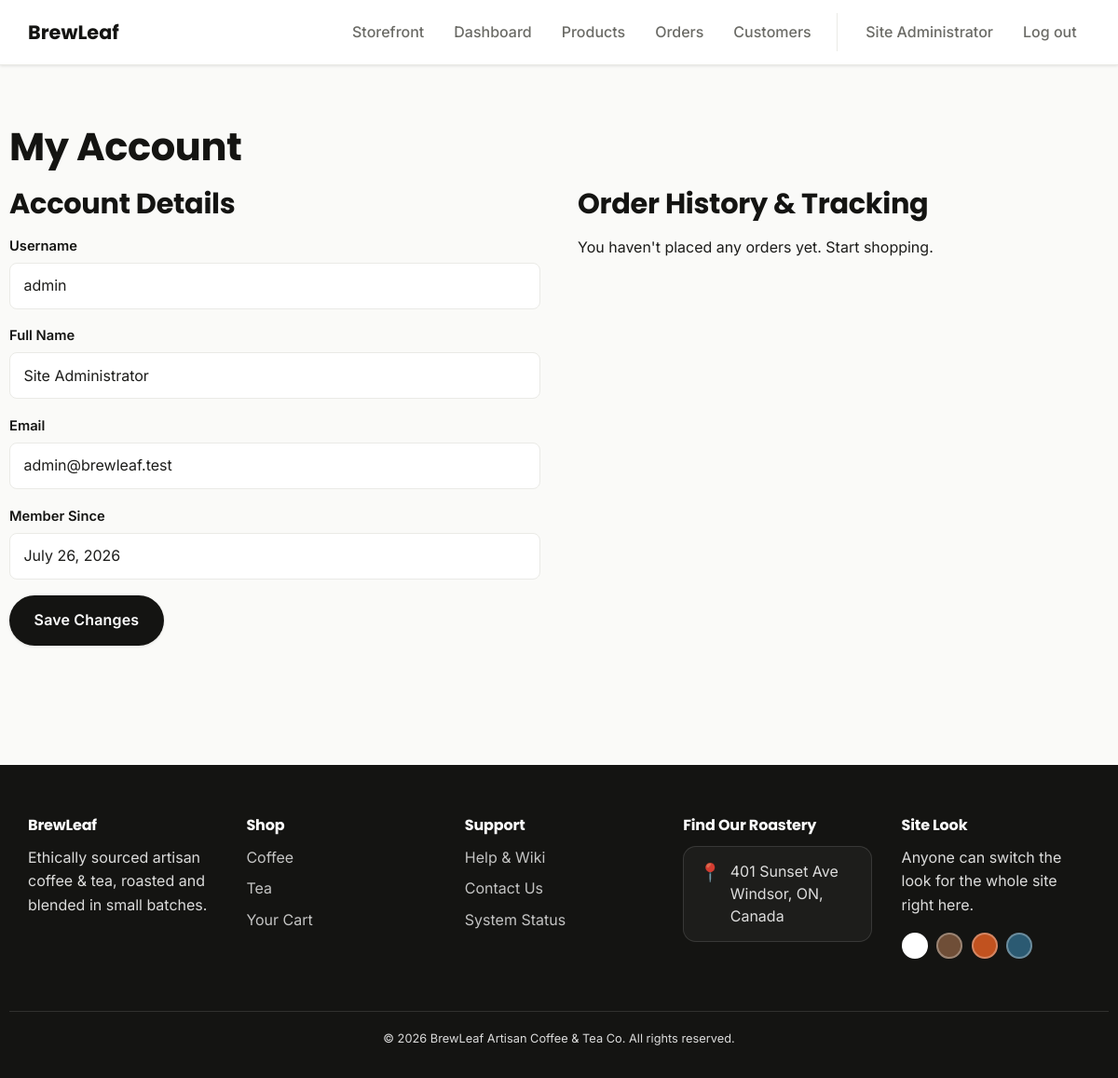
The app's page /profile.php (signed in) with its own data.
### tables this page shows
CREATE TABLE users (
    id              INT UNSIGNED AUTO_INCREMENT PRIMARY KEY,
    username        VARCHAR(50)  NOT NULL UNIQUE,
    email           VARCHAR(120) NOT NULL UNIQUE,
    password_hash   VARCHAR(255) NOT NULL,
    full_name       VARCHAR(120) NOT NULL,
    role            ENUM('customer','admin') NOT NULL DEFAULT 'customer',
    status          ENUM('active','disabled') NOT NULL DEFAULT 'active',
    created_at      TIMESTAMP NOT NULL DEFAULT CURRENT_TIMESTAMP
);

CREATE TABLE site_settings (
    setting_key     VARCHAR(60) PRIMARY KEY,
    setting_value   VARCHAR(255) NOT NULL
);

### includes/functions.php (called while the page is built, shortened)
<?php
function h(?string $value): string
{
    return htmlspecialchars($value ?? '', ENT_QUOTES, 'UTF-8');
}

### profile.php (the view, shortened to what this page needs)
<?php
require_once __DIR__ . '/config/db.php';
require_once __DIR__ . '/includes/functions.php';
$userId = (int) $_SESSION['user_id'];
$userStmt = $conn->prepare('SELECT username, email, full_name, created_at FROM users WHERE id = ?');
$userStmt->bind_param('i', $userId);
$userStmt->execute();
$user = $userStmt->get_result()->fetch_assoc();
$ordersStmt = $conn->prepare('SELECT id, status, total, created_at FROM orders WHERE user_id = ? ORDER BY created_at DESC');
$ordersStmt->bind_param('i', $userId);
$ordersStmt->execute();
$orders = $ordersStmt->get_result();
require_once __DIR__ . '/includes/header.php';
?>
<section class="section container">
  <h1>My Account</h1>
  <div class="product-detail">
    <div>
      <h2>Account Details</h2>
      <form method="post" action="profile.php" data-validate>
        <div class="form-row">
          <label>Username</label>
          <input type="text" value="<?= h($user['username']) ?>" disabled>
        </div>
        <div class="form-row">
          <label for="full_name">Full Name</label>
          <input type="text" id="full_name" name="full_name" value="<?= h($user['full_name']) ?>" required>
        </div>
        <div class="form-row">
          <label for="email">Email</label>
          <input type="email" id="email" name="email" value="<?= h($user['email']) ?>" required>
        </div>
        <div class="form-row">
          <label>Member Since</label>
          <input type="text" value="<?= h(date('F j, Y', strtotime($user['created_at']))) ?>" disabled>
        </div>
        <button type="submit" name="update_profile" value="1" class="btn">Save Changes</button>
      </form>
    </div>
    <div>
      <h2>Order History &amp; Tracking</h2>
      <?php if ($orders->num_rows === 0): ?>
        <p>You haven't placed any orders yet. <a href="products.php">Start shopping</a>.</p>
      <?php endif; ?>
    </div>
  </div>
</section>
<?php $ordersStmt->close(); require_once __DIR__ . '/includes/footer.php'; ?>

### assets/css/variables.css (style rules this page uses)
:root { --color-bg: #faf7f2; --color-surface: #ffffff; --color-text: #2b2320; --color-text-muted: #6b5f57; --color-primary: #6f4e37; --color-primary-dark: #4a3225; --color-accent: #c98a3b; --color-accent-dark: #966732; --color-border: #e7ddd2; --color-success: #3a7a4e; --color-success-bg: #e6f4ea; --color-success-border: #bfe3c9; --color-danger: #b3402a; --color-danger-bg: #fbe9e5; --color-danger-border: #f0c3b8; --font-heading: 'Poppins', 'Segoe UI', sans-serif; --font-body: 'Inter', 'Segoe UI', sans-serif; --radius-sm: 8px; --radius: 14px; --radius-lg: 22px; --shadow-sm: 0 1px 3px rgba(0, 0, 0, .1); --shadow-md: 0 10px 28px -8px rgba(0, 0, 0, .22); --shadow-lg: 0 24px 48px -12px rgba(0, 0, 0, .28); --transition: 180ms ease; --transition-slow: 320ms ease-out; }

### assets/css/theme-white.css (style rules this page uses)
:root { --color-bg: #fafaf8; --color-surface: #ffffff; --color-text: #1c1c1a; --color-text-muted: #6b6b66; --color-primary: #2a2a27; --color-primary-dark: #141412; --color-accent: #ffffff; --color-accent-dark: #6d4f2c; --color-border: #eaeae6; }

### assets/css/base.css (style rules this page uses)
*, *::before, *::after { box-sizing: border-box; }
html { scroll-behavior: smooth; }
html, body { margin: 0; padding: 0; }
a { color: inherit; text-decoration: none; }
button { font: inherit; cursor: pointer; }
body { background: var(--color-bg); color: var(--color-text); font-family: var(--font-body); line-height: 1.6; -webkit-font-smoothing: antialiased; }
h1, h2, h3, h4 { font-family: var(--font-heading); color: var(--color-primary-dark); line-height: 1.15; letter-spacing: -.01em; margin: 0 0 .5em; }
h1 { font-size: 2.6rem; }
h2 { font-size: 1.9rem; }
p { margin: 0 0 1em; }
.container { width: 100%; max-width: 1180px; margin: 0 auto; padding: 0 1.25rem; }

### assets/css/buttons.css (style rules this page uses)
.btn { display: inline-flex; align-items: center; gap: .5rem; padding: .8rem 1.6rem; border-radius: 999px; border: 1px solid transparent; background: var(--color-primary-dark); color: #fff; font-weight: 600; letter-spacing: .01em; box-shadow: var(--shadow-sm); transition: transform var(--transition-slow), box-shadow var(--transition-slow), background var(--transition); }

### assets/css/forms.css (style rules this page uses)
label { display: block; font-weight: 600; margin-bottom: .35rem; font-size: .92rem; color: var(--color-primary-dark); }
input, select, textarea { width: 100%; padding: .7rem .9rem; border: 1px solid var(--color-border); border-radius: var(--radius-sm); font: inherit; background: var(--color-surface); color: var(--color-text); transition: border-color var(--transition), box-shadow var(--transition); }
.form-row { margin-bottom: 1.1rem; }

### assets/css/sections.css (style rules this page uses)
.section { padding: 4rem 0; }

### assets/css/product-card.css (style rules this page uses)
.product-detail { display: grid; grid-template-columns: 1fr 1fr; gap: 2.5rem; align-items: start; }

### records on screen
users: username "admin", full_name "Site Administrator", email "admin@brewleaf.test", created_at "July 26, 2026"

### other values on screen
$_SESSION['full_name'] "Site Administrator"
